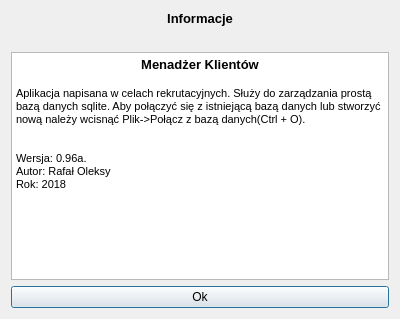
<?xml version="1.0" encoding="UTF-8"?>
<ui version="4.0">
 <class>InfoDialog</class>
 <widget class="QDialog" name="InfoDialog">
  <property name="geometry">
   <rect>
    <x>0</x>
    <y>0</y>
    <width>400</width>
    <height>319</height>
   </rect>
  </property>
  <property name="windowTitle">
   <string>Menadżer Klientów - Informacje</string>
  </property>
  <property name="windowIcon">
   <iconset resource="icons.qrc">
    <normaloff>:/app/icons/res/Locked.png</normaloff>:/app/icons/res/Locked.png</iconset>
  </property>
  <layout class="QVBoxLayout" name="verticalLayout">
   <item>
    <widget class="QLabel" name="label">
     <property name="font">
      <font>
       <pointsize>10</pointsize>
       <weight>75</weight>
       <bold>true</bold>
      </font>
     </property>
     <property name="text">
      <string>Informacje</string>
     </property>
     <property name="alignment">
      <set>Qt::AlignCenter</set>
     </property>
    </widget>
   </item>
   <item>
    <widget class="QLabel" name="label_2">
     <property name="text">
      <string/>
     </property>
     <property name="pixmap">
      <pixmap resource="icons.qrc">:/app/icons/res/Ticket.png</pixmap>
     </property>
     <property name="alignment">
      <set>Qt::AlignCenter</set>
     </property>
    </widget>
   </item>
   <item>
    <widget class="QTextBrowser" name="textBrowser">
     <property name="html">
      <string>&lt;!DOCTYPE HTML PUBLIC &quot;-//W3C//DTD HTML 4.0//EN&quot; &quot;http://www.w3.org/TR/REC-html40/strict.dtd&quot;&gt;
&lt;html&gt;&lt;head&gt;&lt;meta name=&quot;qrichtext&quot; content=&quot;1&quot; /&gt;&lt;style type=&quot;text/css&quot;&gt;
p, li { white-space: pre-wrap; }
&lt;/style&gt;&lt;/head&gt;&lt;body style=&quot; font-family:'MS Shell Dlg 2'; font-size:8.25pt; font-weight:400; font-style:normal;&quot;&gt;
&lt;p align=&quot;center&quot; style=&quot; margin-top:0px; margin-bottom:0px; margin-left:0px; margin-right:0px; -qt-block-indent:0; text-indent:0px;&quot;&gt;&lt;span style=&quot; font-size:10pt; font-weight:600;&quot;&gt;Menadżer Klientów&lt;/span&gt;&lt;/p&gt;
&lt;p align=&quot;center&quot; style=&quot;-qt-paragraph-type:empty; margin-top:0px; margin-bottom:0px; margin-left:0px; margin-right:0px; -qt-block-indent:0; text-indent:0px; font-size:10pt; font-weight:600;&quot;&gt;&lt;br /&gt;&lt;/p&gt;
&lt;p style=&quot; margin-top:0px; margin-bottom:0px; margin-left:0px; margin-right:0px; -qt-block-indent:0; text-indent:0px;&quot;&gt;&lt;span style=&quot; font-size:8pt;&quot;&gt;Aplikacja napisana w celach rekrutacyjnych. Służy do zarządzania prostą bazą danych sqlite. Aby połączyć się z istniejącą bazą danych lub stworzyć nową należy wcisnąć Plik-&amp;gt;Połącz z bazą danych(Ctrl + O). &lt;/span&gt;&lt;/p&gt;
&lt;p style=&quot;-qt-paragraph-type:empty; margin-top:0px; margin-bottom:0px; margin-left:0px; margin-right:0px; -qt-block-indent:0; text-indent:0px; font-size:8pt;&quot;&gt;&lt;br /&gt;&lt;/p&gt;
&lt;p style=&quot;-qt-paragraph-type:empty; margin-top:0px; margin-bottom:0px; margin-left:0px; margin-right:0px; -qt-block-indent:0; text-indent:0px; font-size:8pt;&quot;&gt;&lt;br /&gt;&lt;/p&gt;
&lt;p style=&quot; margin-top:0px; margin-bottom:0px; margin-left:0px; margin-right:0px; -qt-block-indent:0; text-indent:0px;&quot;&gt;&lt;span style=&quot; font-size:8pt;&quot;&gt;Wersja: 0.96a.&lt;/span&gt;&lt;/p&gt;
&lt;p style=&quot; margin-top:0px; margin-bottom:0px; margin-left:0px; margin-right:0px; -qt-block-indent:0; text-indent:0px;&quot;&gt;&lt;span style=&quot; font-size:8pt;&quot;&gt;Autor: Rafał Oleksy&lt;/span&gt;&lt;/p&gt;
&lt;p style=&quot; margin-top:0px; margin-bottom:0px; margin-left:0px; margin-right:0px; -qt-block-indent:0; text-indent:0px;&quot;&gt;&lt;span style=&quot; font-size:8pt;&quot;&gt;Rok: 2018&lt;/span&gt;&lt;/p&gt;&lt;/body&gt;&lt;/html&gt;</string>
     </property>
    </widget>
   </item>
   <item>
    <widget class="QPushButton" name="pushButton">
     <property name="text">
      <string>Ok</string>
     </property>
    </widget>
   </item>
  </layout>
 </widget>
 <resources>
  <include location="icons.qrc"/>
 </resources>
 <connections/>
</ui>
